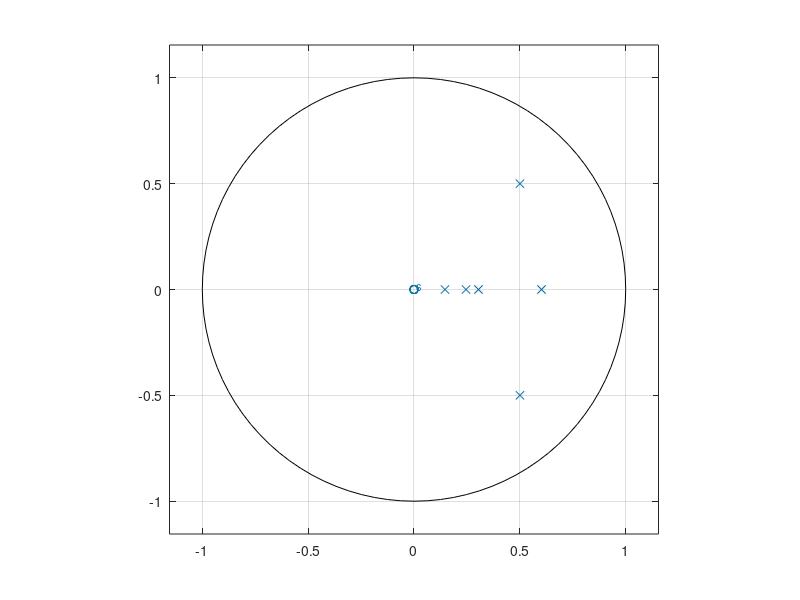

Reproduce this figure in MATLAB.
% zadatak 2.6 pod a

b = [1]
a = [1 -2.3 2.3756 -1.33 0.3989 -0.0589 0.0033]
polovi = roots(a);
if abs(polovi) < 1 
    disp('Sistem je stabilan')
else
    disp('Sistem je nestabilan')
end 
zplane(b, a)   
 
